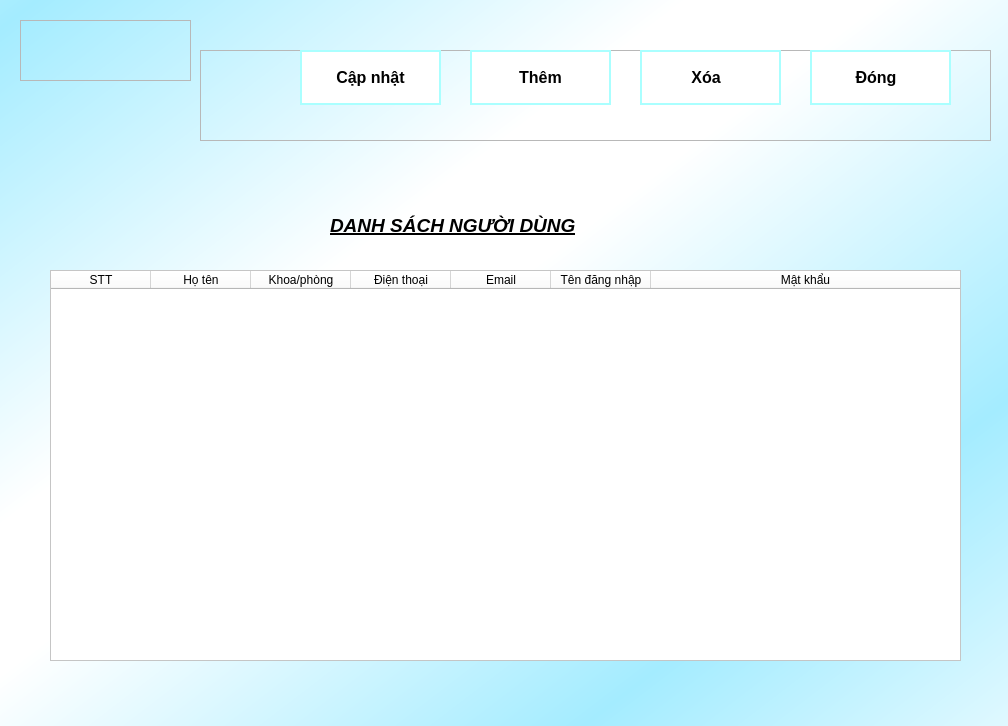
<?xml version="1.0" encoding="UTF-8"?>
<ui version="4.0">
 <class>Dialog</class>
 <widget class="QDialog" name="Dialog">
  <property name="geometry">
   <rect>
    <x>0</x>
    <y>0</y>
    <width>1008</width>
    <height>726</height>
   </rect>
  </property>
  <property name="windowTitle">
   <string>Dialog</string>
  </property>
  <property name="styleSheet">
   <string notr="true">QDialog{
background-color: qlineargradient(spread:reflect, x1:0.0113636, y1:0.028, x2:0.404, y2:0.396864, stop:0 rgba(164, 236, 255, 255), stop:0.869318 rgba(255, 255, 255, 255));
}</string>
  </property>
  <widget class="QFrame" name="frame">
   <property name="geometry">
    <rect>
     <x>20</x>
     <y>20</y>
     <width>171</width>
     <height>61</height>
    </rect>
   </property>
   <property name="styleSheet">
    <string notr="true">background-color:none;</string>
   </property>
   <property name="frameShape">
    <enum>QFrame::StyledPanel</enum>
   </property>
   <property name="frameShadow">
    <enum>QFrame::Raised</enum>
   </property>
   <widget class="QLabel" name="label_2">
    <property name="geometry">
     <rect>
      <x>0</x>
      <y>0</y>
      <width>171</width>
      <height>61</height>
     </rect>
    </property>
    <property name="text">
     <string/>
    </property>
    <property name="pixmap">
     <pixmap resource="assets.qrc">:/icons/assets/icons/logo.png</pixmap>
    </property>
    <property name="scaledContents">
     <bool>true</bool>
    </property>
   </widget>
  </widget>
  <widget class="QFrame" name="frameAccBtn">
   <property name="enabled">
    <bool>true</bool>
   </property>
   <property name="geometry">
    <rect>
     <x>200</x>
     <y>50</y>
     <width>791</width>
     <height>91</height>
    </rect>
   </property>
   <property name="styleSheet">
    <string notr="true">background-color:none;</string>
   </property>
   <property name="frameShape">
    <enum>QFrame::StyledPanel</enum>
   </property>
   <property name="frameShadow">
    <enum>QFrame::Raised</enum>
   </property>
   <widget class="QPushButton" name="btn_update">
    <property name="geometry">
     <rect>
      <x>100</x>
      <y>0</y>
      <width>141</width>
      <height>55</height>
     </rect>
    </property>
    <property name="font">
     <font>
      <family>Tahoma</family>
      <pointsize>12</pointsize>
      <weight>75</weight>
      <bold>true</bold>
     </font>
    </property>
    <property name="layoutDirection">
     <enum>Qt::RightToLeft</enum>
    </property>
    <property name="styleSheet">
     <string notr="true">QPushButton{
background-color:white;
border: 2px solid rgb(170, 255, 255);
}
QPushButton:hover{
background-color:  rgba(75, 226, 226,0.6);
}</string>
    </property>
    <property name="text">
     <string>Cập nhật</string>
    </property>
    <property name="icon">
     <iconset resource="assets.qrc">
      <normaloff>:/icons/assets/icons/refresh.svg</normaloff>:/icons/assets/icons/refresh.svg</iconset>
    </property>
    <property name="iconSize">
     <size>
      <width>32</width>
      <height>32</height>
     </size>
    </property>
   </widget>
   <widget class="QPushButton" name="btn_them">
    <property name="geometry">
     <rect>
      <x>270</x>
      <y>0</y>
      <width>141</width>
      <height>55</height>
     </rect>
    </property>
    <property name="font">
     <font>
      <family>Tahoma</family>
      <pointsize>12</pointsize>
      <weight>75</weight>
      <bold>true</bold>
     </font>
    </property>
    <property name="layoutDirection">
     <enum>Qt::RightToLeft</enum>
    </property>
    <property name="styleSheet">
     <string notr="true">QPushButton{
background-color:white;
border: 2px solid rgb(170, 255, 255);
}
QPushButton:hover{
background-color:  rgba(75, 226, 226,0.6);
}</string>
    </property>
    <property name="text">
     <string>Thêm</string>
    </property>
    <property name="icon">
     <iconset resource="assets.qrc">
      <normaloff>:/icons/assets/icons/plus.svg</normaloff>:/icons/assets/icons/plus.svg</iconset>
    </property>
    <property name="iconSize">
     <size>
      <width>32</width>
      <height>32</height>
     </size>
    </property>
   </widget>
   <widget class="QPushButton" name="btn_xoa">
    <property name="geometry">
     <rect>
      <x>440</x>
      <y>0</y>
      <width>141</width>
      <height>55</height>
     </rect>
    </property>
    <property name="font">
     <font>
      <family>Tahoma</family>
      <pointsize>12</pointsize>
      <weight>75</weight>
      <bold>true</bold>
     </font>
    </property>
    <property name="layoutDirection">
     <enum>Qt::RightToLeft</enum>
    </property>
    <property name="styleSheet">
     <string notr="true">QPushButton{
background-color:white;
border: 2px solid rgb(170, 255, 255);
}
QPushButton:hover{
background-color:  rgba(75, 226, 226,0.6);
}</string>
    </property>
    <property name="text">
     <string>Xóa  </string>
    </property>
    <property name="icon">
     <iconset resource="assets.qrc">
      <normaloff>:/icons/assets/icons/delete.svg</normaloff>:/icons/assets/icons/delete.svg</iconset>
    </property>
    <property name="iconSize">
     <size>
      <width>32</width>
      <height>32</height>
     </size>
    </property>
   </widget>
   <widget class="QPushButton" name="btn_dong">
    <property name="geometry">
     <rect>
      <x>610</x>
      <y>0</y>
      <width>141</width>
      <height>55</height>
     </rect>
    </property>
    <property name="font">
     <font>
      <family>Tahoma</family>
      <pointsize>12</pointsize>
      <weight>75</weight>
      <bold>true</bold>
     </font>
    </property>
    <property name="layoutDirection">
     <enum>Qt::RightToLeft</enum>
    </property>
    <property name="styleSheet">
     <string notr="true">QPushButton{
background-color:white;
border: 2px solid rgb(170, 255, 255);
}
QPushButton:hover{
background-color:  rgba(75, 226, 226,0.6);
}</string>
    </property>
    <property name="text">
     <string>Đóng  </string>
    </property>
    <property name="icon">
     <iconset resource="assets.qrc">
      <normaloff>:/icons/assets/icons/cancel.svg</normaloff>:/icons/assets/icons/cancel.svg</iconset>
    </property>
    <property name="iconSize">
     <size>
      <width>32</width>
      <height>32</height>
     </size>
    </property>
   </widget>
  </widget>
  <widget class="QTableWidget" name="table_danhsach_1">
   <property name="geometry">
    <rect>
     <x>50</x>
     <y>270</y>
     <width>911</width>
     <height>391</height>
    </rect>
   </property>
   <property name="font">
    <font>
     <family>Tahoma</family>
     <pointsize>10</pointsize>
    </font>
   </property>
   <property name="styleSheet">
    <string notr="true">background-color:white;</string>
   </property>
   <property name="editTriggers">
    <set>QAbstractItemView::DoubleClicked</set>
   </property>
   <property name="selectionMode">
    <enum>QAbstractItemView::SingleSelection</enum>
   </property>
   <property name="selectionBehavior">
    <enum>QAbstractItemView::SelectItems</enum>
   </property>
   <property name="columnCount">
    <number>7</number>
   </property>
   <attribute name="horizontalHeaderVisible">
    <bool>true</bool>
   </attribute>
   <attribute name="horizontalHeaderCascadingSectionResizes">
    <bool>false</bool>
   </attribute>
   <attribute name="horizontalHeaderMinimumSectionSize">
    <number>47</number>
   </attribute>
   <attribute name="horizontalHeaderStretchLastSection">
    <bool>true</bool>
   </attribute>
   <attribute name="verticalHeaderVisible">
    <bool>false</bool>
   </attribute>
   <attribute name="verticalHeaderMinimumSectionSize">
    <number>28</number>
   </attribute>
   <attribute name="verticalHeaderDefaultSectionSize">
    <number>30</number>
   </attribute>
   <column>
    <property name="text">
     <string>STT</string>
    </property>
   </column>
   <column>
    <property name="text">
     <string>Họ tên</string>
    </property>
   </column>
   <column>
    <property name="text">
     <string>Khoa/phòng</string>
    </property>
   </column>
   <column>
    <property name="text">
     <string>Điện thoại</string>
    </property>
   </column>
   <column>
    <property name="text">
     <string>Email</string>
    </property>
   </column>
   <column>
    <property name="text">
     <string>Tên đăng nhập</string>
    </property>
   </column>
   <column>
    <property name="text">
     <string>Mật khẩu</string>
    </property>
   </column>
  </widget>
  <widget class="QLabel" name="label">
   <property name="geometry">
    <rect>
     <x>330</x>
     <y>200</y>
     <width>321</width>
     <height>51</height>
    </rect>
   </property>
   <property name="font">
    <font>
     <family>Tahoma</family>
     <pointsize>14</pointsize>
     <weight>75</weight>
     <italic>true</italic>
     <bold>true</bold>
     <underline>true</underline>
    </font>
   </property>
   <property name="text">
    <string>DANH SÁCH NGƯỜI DÙNG</string>
   </property>
  </widget>
 </widget>
 <resources>
  <include location="assets.qrc"/>
 </resources>
 <connections/>
</ui>
